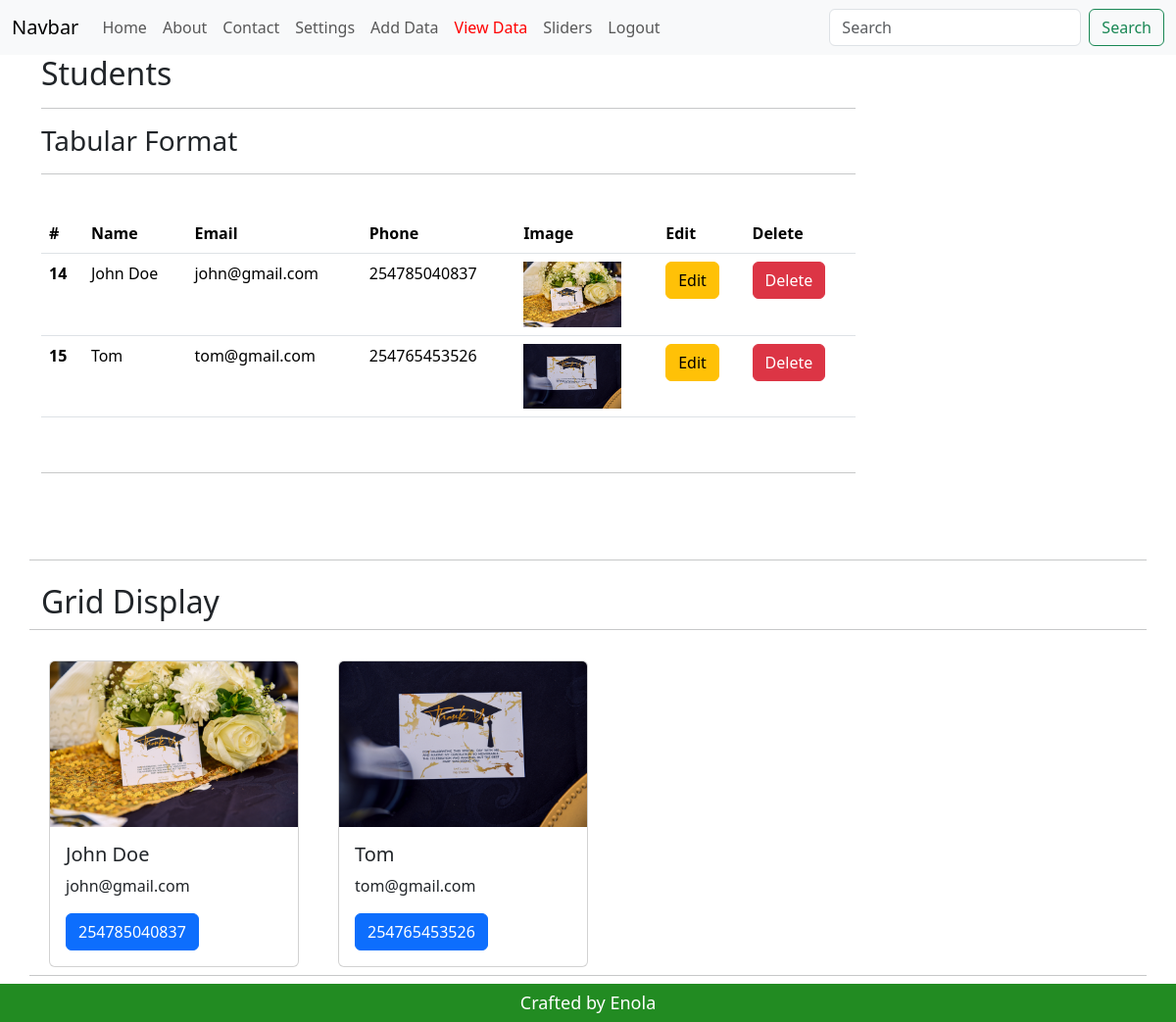
Before: /view with the older database file.
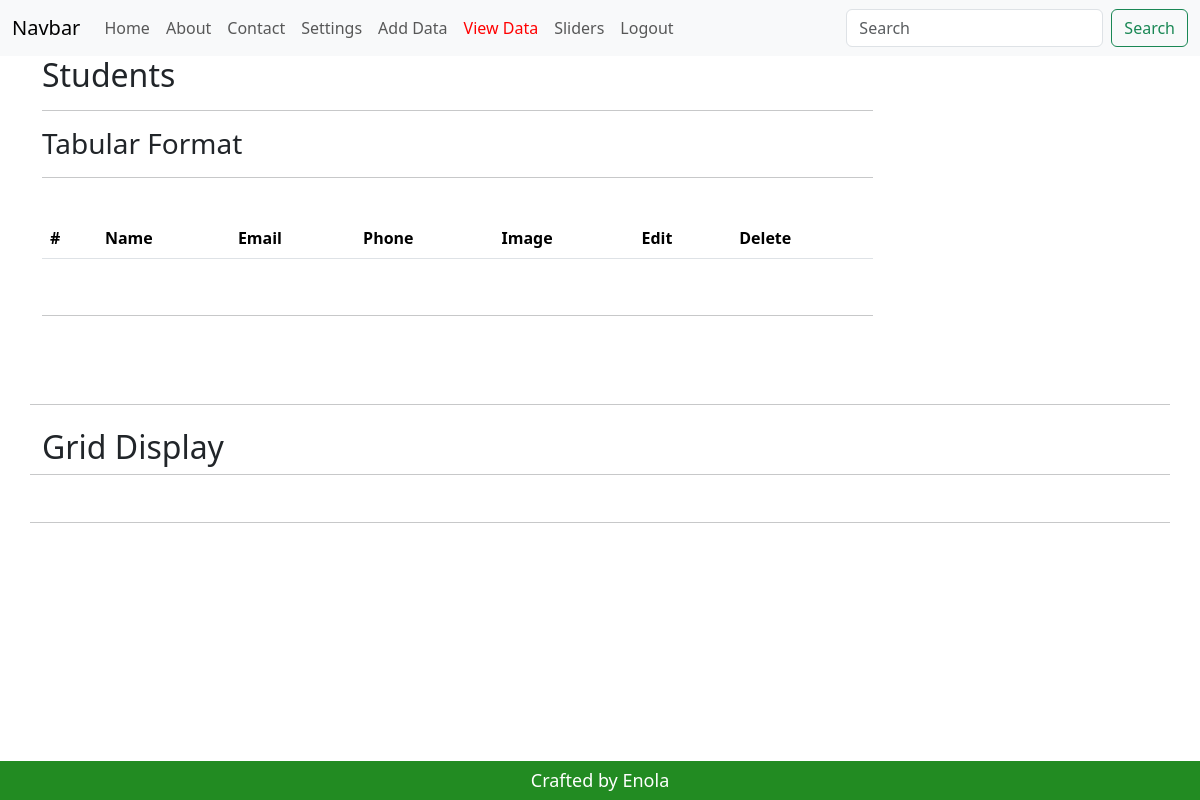
After: the same page with the newer database file.
### testapp/models.py (models this page shows, shortened)
class Students(models.Model):
    name = models.CharField(max_length=20, blank=False, null=False)
    email = models.EmailField()
    phone = models.IntegerField()
    image = models.ImageField(upload_to="uploads/images", default="uploads/images/profile.png")

### testapp/views.py (the view)
# urls.py: path('view', views.view, name="View"),
def view(request):
    paginate = Paginator(Students.objects.all().order_by('name'), 2)
    page = request.GET.get('page')
    data = paginate.get_page(page)
    return render(request, 'view.html', {'navbar': 'view', 'data': data})

### testapp/templates/view.html (shortened to what this page needs)
{% extends 'layout.html' %}
{% block body %}
{% load static %}
    <div class="container">
        <div class="row">
            <div class="col-md-9">
            <h2>Students</h2>
            <hr>
            <h3>Tabular Format</h3>
            <hr>
            <br>
            <table class="table table-hover">
              <thead>
                <tr>
                  <th scope="col">#</th>
                  <th scope="col">Name</th>
                  <th scope="col">Email</th>
                  <th scope="col">Phone</th>
                  <th class="scope">Image</th>
                  <th class="scope">Edit</th>
                  <th class="scope">Delete</th>
                </tr>
              </thead>
              <tbody>
              {% for student in data %}
                  <tr>
                      <th scope="row">{{ student.id }}</th>
                      <td>{{ student.name }}</td>
                      <td>{{ student.email }}</td>
                      <td>{{ student.phone }}</td>
                      <td><img src="media/{{ student.image }}" alt="{{ student.name }}" width="100"></td>
                      <td>
                          <a href="/edit/{{ student.id }}" class="btn btn-warning">Edit</a>
                      </td>
                      <td>
                          <button type="button" class="btn btn-danger" data-bs-toggle="modal" data-bs-target="#exampleModal">Delete</button>
                      </td>
                    </tr>
              {% endfor %}
              </tbody>
            </table>
            <br>
            <hr>
            <br>
            <br>
            <br>
        </div>
           <br>
            <hr>
            <br>
            <h2>Grid Display</h2>
            <hr>
            <br>
            <div class="row" style="width: 100%">
                {% for student in data %}
                    <div class="col-md-3 m-2">
                        <div class="card">
                          <img src="media/{{ student.image }}" class="card-img-top" alt="{{ student.name }}" style="width: 100%">
                          <div class="card-body">
                            <h5 class="card-title">{{ student.name }}</h5>
                            <p class="card-text">{{ student.email }}</p>
                            <a href="#" class="btn btn-primary">{{ student.phone}}</a>
                          </div>
                        </div>
                    </div>
                {% endfor %}
            </div>
            <br>
            <hr>
            <br>
            <br>
            </div>
    </div>
{% endblock %}

Changed rows visible on the page:
removed Students: id "14", name "John Doe", email "john@gmail.com", phone "254785040837", image (picture)
removed Students: id "15", name "Tom", email "tom@gmail.com", phone "254765453526", image (picture)
